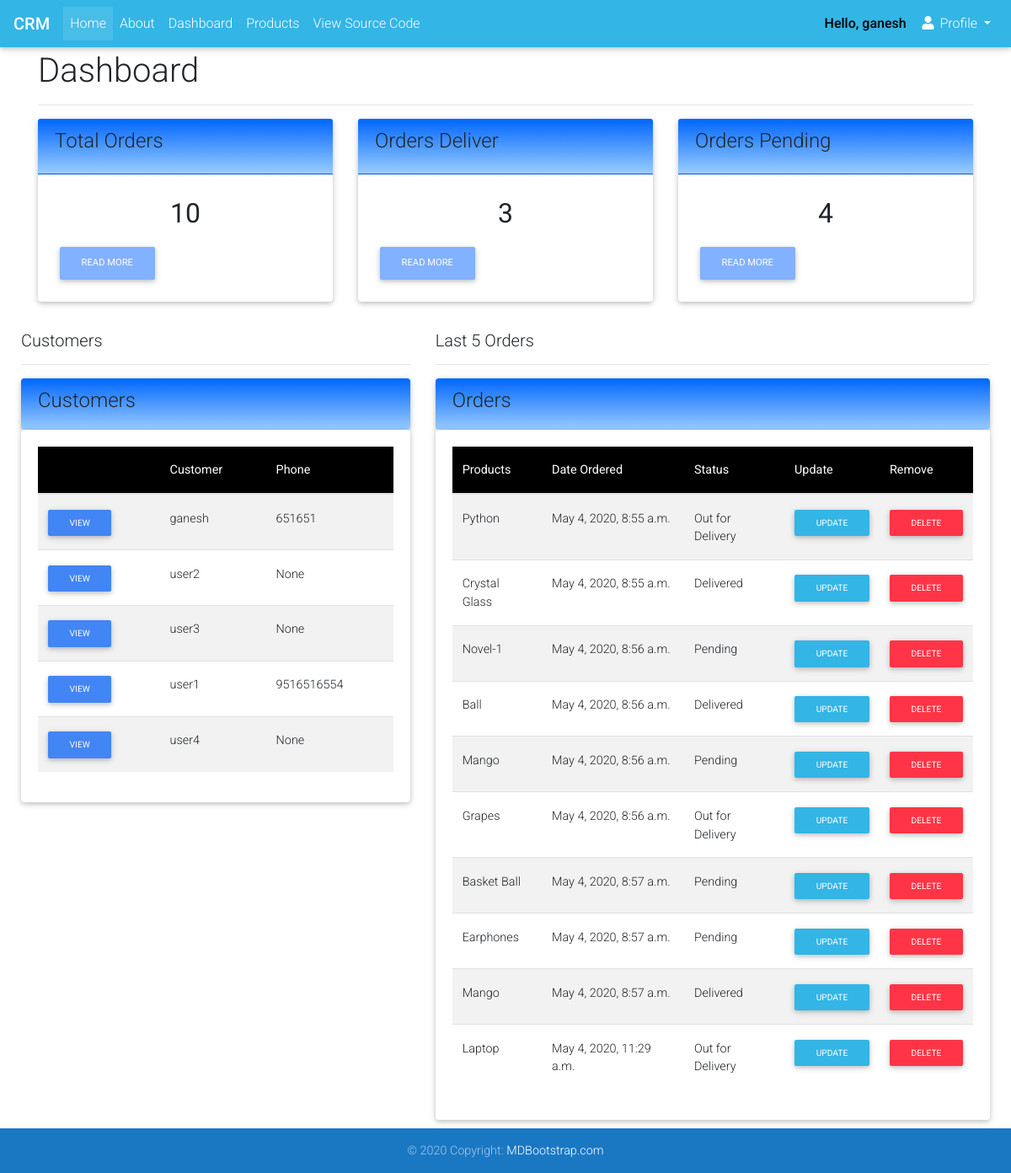
The page /dashboard (signed in) on the database its author committed.
### webapp/models.py (models this page shows, shortened)
class Customer(models.Model):
    user = models.OneToOneField(User, on_delete=models.CASCADE, null=True)
    contact = models.CharField(max_length=20, null=True)
    date_created = models.DateTimeField(auto_now_add=True, null=True)
    image = models.ImageField(default='profile_pic.png', upload_to='profile_pics')

class Orders(models.Model):
    STATUS = (('Pending', 'Pending'),
              ('Out for Delivery', 'Out for Delivery'),
              ('Delivered', 'Delivered'))
    customer = models.ForeignKey(Customer, on_delete=models.SET_NULL, null=True)
    products = models.ForeignKey(Products, on_delete=models.SET_NULL, null=True)
    status = models.CharField(max_length=50, null=True, choices=STATUS)
    date_created= models.DateTimeField(auto_now_add=True)

class Products(models.Model):
    CATEGORY = (('Indoor','Indoor'), ('Outdoor', 'Outdoor'))
    name = models.CharField(max_length=20, null=True)
    price = models.CharField(max_length=20, null=True)
    description = models.TextField(max_length=50, null=True)
    date_created = models.DateTimeField(auto_now_add=True)
    category = models.CharField(max_length=20, choices=CATEGORY, null=True, blank=True)
    tag = models.ManyToManyField(Tag, null=True, blank=True)
    def __str__(self):
        return self.name

### webapp/views.py (the view)
# urls.py: path('dashboard', views.dashboard, name='dashboard'),
@login_required(login_url='login')
def dashboard(request):
    customers = Customer.objects.all()
    orders  = Orders.objects.all()
    total_orders = orders.count()
    delivered = orders.filter(status = 'Delivered').count()
    pending = orders.filter(status ='Pending').count()
    context = {'customers':customers, 'orders':orders, 'total_orders':total_orders, 'delivered':delivered, 'pending':pending}
    return render(request, 'dashboard.html', context)

### templates/dashboard.html
{% extends 'base.html' %}
{% block content %}
{% include 'status.html' %}
<div class="row" style="margin:10px">
    <div class="col-md-5">
        <h5>Customers</h5><hr>
        <div class="card card-header" style="background:linear-gradient(to bottom, #0066ff 0%, #99ccff 100%)">
            <h4>Customers</h4>
        </div>
        <div class="card card-body">
            <table class="table table-striped">
                <thead class="black white-text">
                    <tr>
                        <th></th>
                        <th>Customer</th>
                        <th>Phone</th>
                    </tr>
                </thead>
                {% for customer in customers %}
                <tr>
                    <td><a class="btn btn-sm btn-primary" href="{% url 'customer' customer.id %}">View</a></td>
                    <td>{{customer.user.username}}</td>
                    <td>{{customer.contact}}</td>
                </tr>
                {% endfor %}
            </table>
        </div>
    </div>
    <div class="col-md-7" >
        <h5>Last 5 Orders</h5>
        <hr>
        <div class="card card-header" style="background:linear-gradient(to bottom, #0066ff 0%, #99ccff 100%)">
            <h4>Orders</h4>
        </div>
        <div class="card card-body">
            <table class="table table-striped">
                <thead class="black white-text">
                    <tr>
                        <th>Products</th>
                        <th>Date Ordered</th>
                        <th>Status</th>
                        <th>Update</th>
                        <th>Remove</th>
                    </tr>
                </thead>
                {% for order in orders %}
                <tr>
                    <td>{{order.products}}</td>
                    <td>{{order.date_created}}</td>
                    <td>{{order.status}}</td>
                    <td><a class="btn btn-sm btn-info" href="{% url 'updateorder' order.id %}">Update</a></td>
                    <td><a class="btn btn-sm btn-danger" href="{% url 'deleteorder' order.id %}">Delete</a></td>
                </tr>
                {% endfor %}
            </table>
        </div>
    </div>
</div>
{% endblock %}

### templates/navbar.html (shortened to what this page needs)
<nav class="mb-1 navbar navbar-expand-lg navbar-dark info-color">
  <a class="navbar-brand" href="{% url 'home' %}"><strong>CRM</strong></a>
  <div class="collapse navbar-collapse" id="navbarNav">
    <ul class="navbar-nav">
      <li class="nav-item active">
        <a class="nav-link" href="{% url 'home' %}">Home <span class="sr-only">(current)</span></a>
      </li>
      <li class="nav-item">
        <a class="nav-link" href="{% url 'about-page' %}">About</a>
      </li>
      {% if user.is_authenticated %}
          {% if user.is_staff %}
      <li class="nav-item">
        <a class="nav-link" href="{% url 'dashboard' %}">Dashboard</a>
      </li>
          {% endif%}
      <li class="nav-item">
        <a class="nav-link" href="{% url 'products' %}">Products</a>
      </li>
      {% endif %}
      <li class="nav-item">
        <a class="nav-link" href="https://github.com/ganeshvarmaperuri/crm.git">View Source Code</a>
      </li>
    </ul>
  </div>
  <div class="collapse navbar-collapse" id="navbarSupportedContent-4">
    <ul class="navbar-nav ml-auto">
  {% if user.is_authenticated %}
      <li class="nav-item">
        <a class="nav-link"><strong style="color:black">Hello, {{user.username}}</strong></a>
      </li>
      <li class="nav-item dropdown">
        <a class="nav-link dropdown-toggle" id="navbarDropdownMenuLink-4" data-toggle="dropdown"
          aria-haspopup="true" aria-expanded="false">
          <i class="fas fa-user"></i> Profile </a>
      </li>
  {% endif %}
    </ul>
  </div>
</nav>

### rows shown on the page
Customer: user.username "ganesh", contact "651651"
Customer: user.username "user2", contact "None"
Customer: user.username "user3", contact "None"
Customer: user.username "user1", contact "9516516554"
Customer: user.username "user4", contact "None"
Orders: products "Python", date_created "May 4, 2020, 8:55 a.m.", status "Out for Delivery"
Orders: products "Crystal Glass", date_created "May 4, 2020, 8:55 a.m.", status "Delivered"
Orders: products "Novel-1", date_created "May 4, 2020, 8:56 a.m.", status "Pending"
Orders: products "Ball", date_created "May 4, 2020, 8:56 a.m.", status "Delivered"
Orders: products "Mango", date_created "May 4, 2020, 8:56 a.m.", status "Pending"
Orders: products "Grapes", date_created "May 4, 2020, 8:56 a.m.", status "Out for Delivery"
Orders: products "Basket Ball", date_created "May 4, 2020, 8:57 a.m.", status "Pending"
Orders: products "Earphones", date_created "May 4, 2020, 8:57 a.m.", status "Pending"
Orders: products "Mango", date_created "May 4, 2020, 8:57 a.m.", status "Delivered"
Orders: products "Laptop", date_created "May 4, 2020, 11:29 a.m.", status "Out for Delivery"

### other values the page prints
{{ user.username }} "ganesh"
{{ total_orders }} "10"
{{ delivered }} "3"
{{ pending }} "4"
